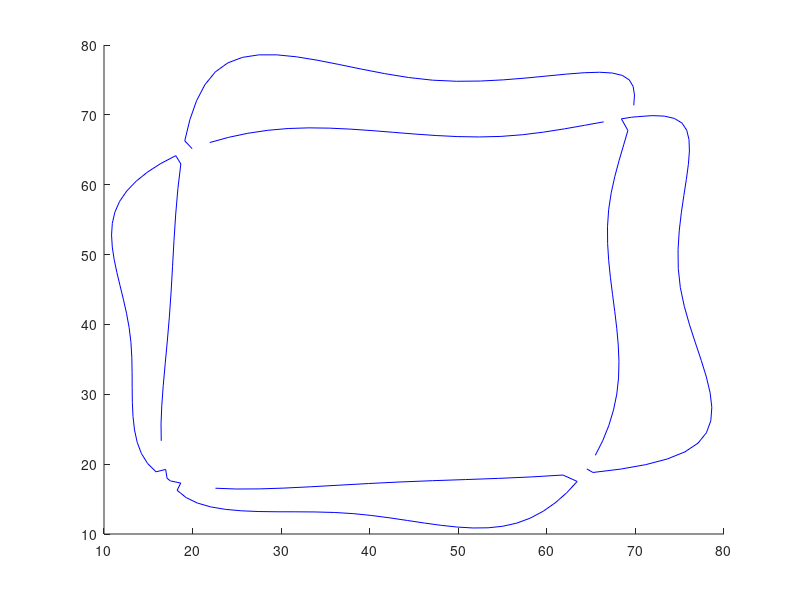

Write MATLAB code to recreate this figure.
clear all; close all; clc

V= [33.825900, 13.156200, 31.664600, 13.175700
40.249600, 67.746100, 42.657400, 67.501600
16.690700, 31.295200, 16.908200, 34.366700
18.096100, 55.795100, 17.903900, 52.059200
26.233100, 67.361600, 28.492500, 67.789600
31.702900, 78.314400, 34.044000, 77.831800
75.977600, 62.912900, 76.094700, 64.820000
73.597500, 20.739200, 71.160300, 19.927900
45.076700, 67.255500, 42.657400, 67.501600
76.774500, 37.347500, 76.110900, 39.933000
68.060100, 37.062600, 68.138800, 34.693700
36.517300, 16.987000, 33.321700, 16.759000
68.341300, 19.293500, 71.160300, 19.927900
50.808200, 17.792600, 47.072000, 17.630000
61.819300, 18.443100, 63.426400, 17.523500
63.426400, 17.523500, 62.235900, 15.896000
55.014100, 11.106700, 53.370900, 10.888600
16.438300, 25.765700, 16.462800, 23.339200
24.930400, 16.440500, 27.512500, 16.456200
25.526800, 13.318600, 27.485000, 13.216600
29.541000, 13.182400, 27.485000, 13.216600
46.206800, 11.564600, 44.272600, 11.933200
31.664600, 13.175700, 29.541000, 13.182400
17.493900, 17.601400, 17.119300, 17.974500
22.584300, 16.554900, 24.930400, 16.440500
14.923600, 20.092100, 15.874400, 18.905300
15.874400, 18.905300, 16.960900, 19.241300
17.493900, 17.601400, 18.663000, 17.292300
13.199700, 28.846700, 13.179100, 30.951100
16.524200, 28.423000, 16.438300, 25.765700
14.228400, 21.507000, 14.923600, 20.092100
13.172600, 33.103100, 13.179100, 30.951100
13.199700, 28.846700, 13.274600, 26.819900
13.139900, 35.272700, 13.172600, 33.103100
16.690700, 31.295200, 16.524200, 28.423000
11.761400, 57.616600, 11.228600, 56.075700
13.274600, 26.819900, 13.444200, 24.901000
16.418200, 63.041200, 14.916900, 61.816700
11.145500, 49.304900, 11.449300, 47.465100
33.126400, 68.139400, 35.481000, 68.098000
36.504600, 77.218700, 39.062600, 76.550200
24.041000, 66.773800, 21.939900, 66.037100
18.104900, 64.160000, 18.674300, 62.972000
21.392300, 74.313800, 22.560900, 76.140100
18.096100, 55.795100, 18.343500, 59.454600
19.698100, 69.319300, 20.447400, 72.018400
17.903900, 52.059200, 17.738800, 48.312100
39.885900, 17.226500, 43.411900, 17.447800
52.372800, 66.837500, 54.807300, 66.915000
17.738800, 48.312100, 17.572900, 44.619400
39.062600, 76.550200, 41.695800, 75.901600
49.821400, 74.806900, 52.511000, 74.841500
55.132500, 75.014900, 52.511000, 74.841500
55.132500, 75.014900, 57.649500, 75.273800
65.948400, 76.100100, 64.211600, 76.031400
74.414100, 69.483400, 75.255700, 68.827100
69.740400, 74.067000, 69.302600, 75.009500
67.399400, 75.988200, 65.948400, 76.100100
66.847200, 53.996100, 66.860300, 51.560900
74.414100, 69.483400, 73.279700, 69.820500
75.977600, 62.912900, 75.750800, 60.780500
78.010800, 32.468600, 77.432900, 34.852100
67.891800, 39.450200, 67.666800, 41.853400
69.150400, 67.766000, 68.673000, 65.706900
75.750800, 60.780500, 75.467600, 58.459100
68.673000, 65.706900, 68.165700, 63.513700
76.774500, 37.347500, 77.432900, 34.852100
62.235900, 15.896000, 60.946900, 14.461800
64.507500, 19.320700, 65.205800, 18.807900
67.522500, 27.733300, 66.986800, 25.493700
66.986800, 25.493700, 66.298500, 23.329400
65.205800, 18.807900, 68.341300, 19.293500
68.094700, 32.346600, 67.894900, 30.024500
78.433300, 30.219400, 78.625000, 28.126300
22.024200, 13.887200, 20.539800, 14.434200
19.273700, 15.210100, 20.539800, 14.434200
18.255700, 16.255200, 19.273700, 15.210100
40.238600, 12.647300, 38.140800, 12.917900
27.512500, 16.456200, 30.314900, 16.572200
23.696500, 13.528700, 25.526800, 13.318600
23.696500, 13.528700, 22.024200, 13.887200
49.905300, 10.992000, 48.084700, 11.238400
44.272600, 11.933200, 42.282900, 12.306600
16.908200, 34.366700, 17.147200, 37.621800
35.994600, 13.083700, 38.140800, 12.917900
17.572900, 44.619400, 17.377900, 41.044600
35.994600, 13.083700, 33.825900, 13.156200
67.522500, 27.733300, 67.894900, 30.024500
51.667700, 10.862900, 53.370900, 10.888600
42.282900, 12.306600, 40.238600, 12.647300
11.807900, 45.568300, 11.449300, 47.465100
39.885900, 17.226500, 36.517300, 16.987000
30.314900, 16.572200, 33.321700, 16.759000
17.119300, 17.974500, 16.960900, 19.241300
18.255700, 16.255200, 18.663000, 17.292300
17.147200, 37.621800, 17.377900, 41.044600
11.145500, 49.304900, 10.934100, 51.086800
13.444200, 24.901000, 13.748700, 23.120000
13.748700, 23.120000, 14.228400, 21.507000
13.040800, 37.429800, 13.139900, 35.272700
12.837800, 39.545300, 12.539700, 41.607500
12.837800, 39.545300, 13.040800, 37.429800
12.183900, 43.615400, 11.807900, 45.568300
12.183900, 43.615400, 12.539700, 41.607500
40.249600, 67.746100, 37.856500, 67.955800
14.916900, 61.816700, 13.624600, 60.497200
10.938100, 54.473100, 10.852400, 52.809800
13.624600, 60.497200, 12.564900, 59.093600
10.852400, 52.809800, 10.934100, 51.086800
10.938100, 54.473100, 11.228600, 56.075700
12.564900, 59.093600, 11.761400, 57.616600
24.041000, 66.773800, 26.233100, 67.361600
19.116500, 66.282100, 19.698100, 69.319300
18.343500, 59.454600, 18.674300, 62.972000
19.953300, 65.162200, 19.116500, 66.282100
18.104900, 64.160000, 16.418200, 63.041200
22.560900, 76.140100, 23.973900, 77.437100
36.504600, 77.218700, 34.044000, 77.831800
23.973900, 77.437100, 25.616700, 78.227800
25.616700, 78.227800, 27.467100, 78.587600
27.467100, 78.587600, 29.503200, 78.591400
28.492500, 67.789600, 30.795600, 68.047000
60.025900, 75.565000, 57.649500, 75.273800
30.795600, 68.047000, 33.126400, 68.139400
37.856500, 67.955800, 35.481000, 68.098000
29.503200, 78.591400, 31.702900, 78.314400
20.447400, 72.018400, 21.392300, 74.313800
44.382300, 75.347900, 47.099900, 74.964200
47.099900, 74.964200, 49.821400, 74.806900
49.937500, 66.890400, 47.504400, 67.040800
66.860300, 51.560900, 66.981900, 49.126000
52.372800, 66.837500, 49.937500, 66.890400
66.975500, 56.428300, 66.847200, 53.996100
74.811900, 50.723300, 74.835400, 48.008400
66.409600, 68.997700, 64.257800, 68.504600
61.991900, 67.998800, 59.641700, 67.531100
67.265900, 58.844700, 66.975500, 56.428300
59.641700, 67.531100, 57.236900, 67.152900
54.807300, 66.915000, 57.236900, 67.152900
66.981900, 49.126000, 67.178800, 46.694400
47.504400, 67.040800, 45.076700, 67.255500
69.811500, 71.363200, 69.893000, 72.841600
75.181300, 55.984900, 74.944900, 53.394200
41.695800, 75.901600, 44.382300, 75.347900
64.211600, 76.031400, 62.225300, 75.835300
62.225300, 75.835300, 60.025900, 75.565000
61.991900, 67.998800, 64.257800, 68.504600
68.417400, 69.426900, 69.547000, 69.661300
68.417400, 69.426900, 69.150400, 67.766000
68.528500, 75.642400, 67.399400, 75.988200
68.528500, 75.642400, 69.302600, 75.009500
69.893000, 72.841600, 69.740400, 74.067000
70.251600, 69.741200, 71.882300, 69.889400
71.882300, 69.889400, 73.279700, 69.820500
69.547000, 69.661300, 70.251600, 69.741200
75.786900, 67.813400, 75.255700, 68.827100
75.786900, 67.813400, 76.048900, 66.465600
76.094700, 64.820000, 76.048900, 66.465600
67.679600, 61.216400, 67.265900, 58.844700
67.679600, 61.216400, 68.165700, 63.513700
74.835400, 48.008400, 75.068600, 45.285800
75.467600, 58.459100, 75.181300, 55.984900
78.010800, 32.468600, 78.433300, 30.219400
78.510900, 26.211500, 78.625000, 28.126300
78.015900, 24.497100, 78.510900, 26.211500
77.064700, 23.005000, 78.015900, 24.497100
58.116400, 12.267400, 59.570200, 13.244400
67.666800, 41.853400, 67.418100, 44.269200
75.517200, 42.586500, 76.110900, 39.933000
67.418100, 44.269200, 67.178800, 46.694400
74.944900, 53.394200, 74.811900, 50.723300
75.517200, 42.586500, 75.068600, 45.285800
67.891800, 39.450200, 68.060100, 37.062600
47.072000, 17.630000, 43.411900, 17.447800
58.247300, 18.171000, 54.555100, 17.963500
65.468500, 21.263800, 66.298500, 23.329400
68.094700, 32.346600, 68.138800, 34.693700
61.819300, 18.443100, 58.247300, 18.171000
49.905300, 10.992000, 51.667700, 10.862900
54.555100, 17.963500, 50.808200, 17.792600
48.084700, 11.238400, 46.206800, 11.564600
56.596200, 11.554500, 55.014100, 11.106700
58.116400, 12.267400, 56.596200, 11.554500
59.570200, 13.244400, 60.946900, 14.461800
75.587400, 21.755500, 73.597500, 20.739200
75.587400, 21.755500, 77.064700, 23.005000];

figure; hold on
for i = 1:size(V, 1)
plot([V(i, 1), V(i, 3)], [V(i, 2), V(i, 4)], 'b-')
end